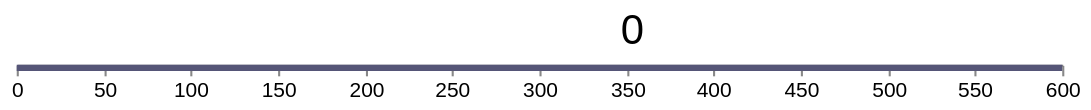

Here is the Vega-Lite specification saved for this chart:
### Vega specification from a JSON file in a GitHub repository (floating-point values rounded to 4 significant figures)
{"$schema": "https://vega.github.io/schema/vega/v5.json", "description": "A timeline visualization with a custom range from 0 to 600.", "width": 500, "height": 20, "padding": 5, "signals": [{"name": "count", "value": 0, "on": [{"events": "rect:mouseover", "update": "count + 1"}]}], "data": [{"name": "timeLine", "values": [{"label": "interval", "enter": 0, "leave": 600}]}], "scales": [{"name": "xscale", "type": "linear", "range": "width", "round": true, "domain": [0, 600]}], "axes": [{"orient": "bottom", "scale": "xscale", "format": "d"}], "marks": [{"type": "rect", "from": {"data": "timeLine"}, "encode": {"enter": {"x": {"scale": "xscale", "field": "enter"}, "x2": {"scale": "xscale", "field": "leave"}, "y": {"value": 20}, "height": {"value": 3}, "fill": {"value": "#557"}}}}, {"type": "text", "encode": {"update": {"x": {"value": 300}, "y": {"value": 10}, "fill": {"value": "black"}, "fontSize": {"value": 20}, "align": {"value": "right"}, "text": {"signal": "count"}}}}]}
